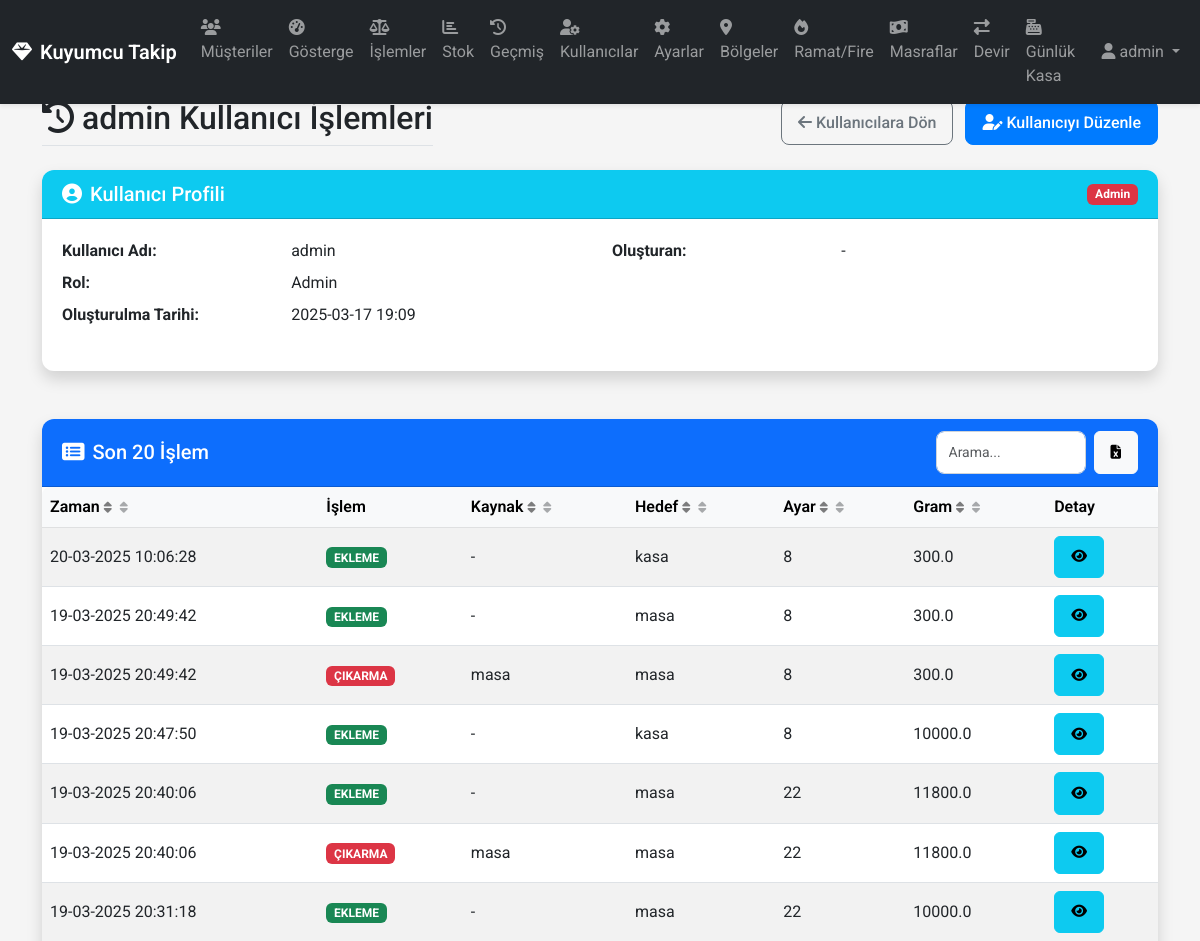
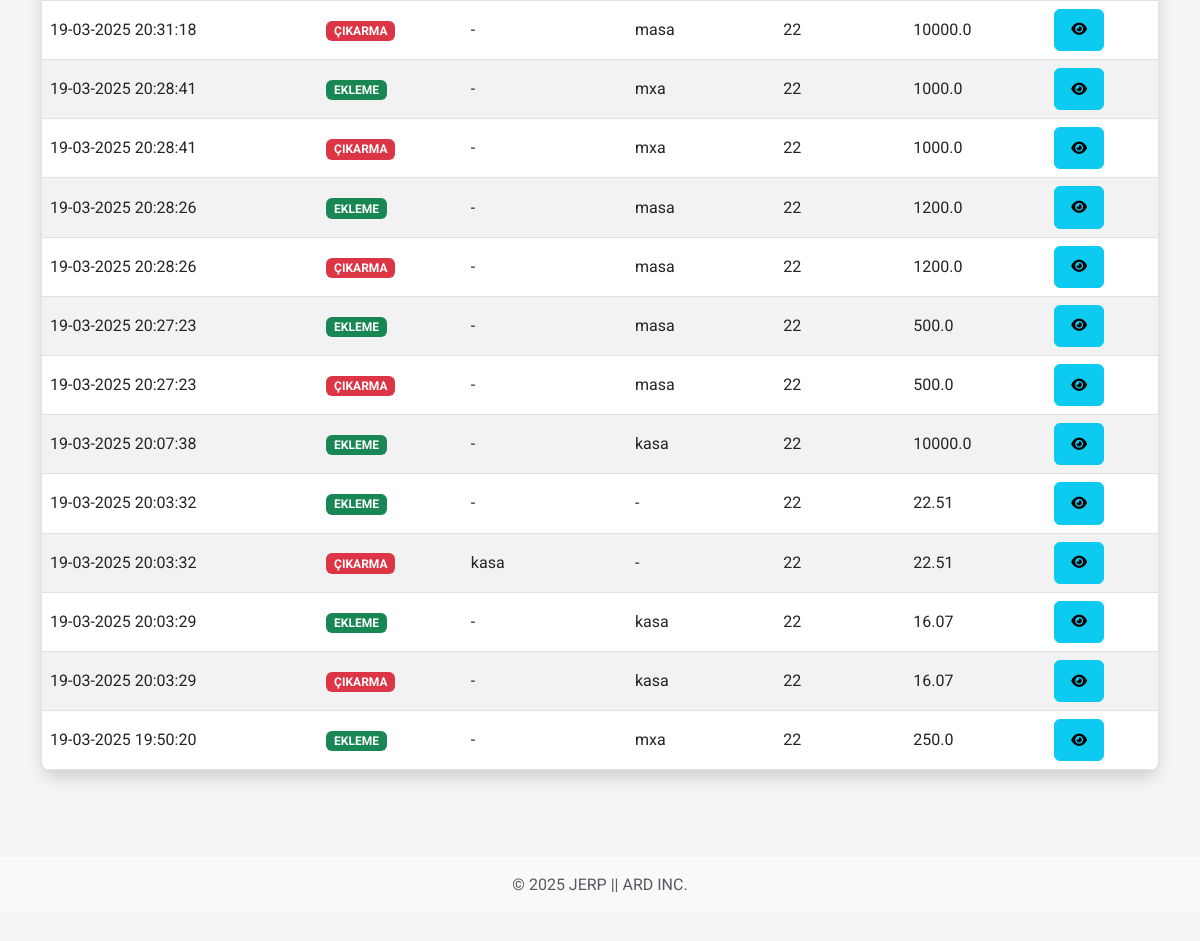
Page /users/1/operations (signed in) on the committed database (2 pictures, top to bottom).
### app/models/database.py (models this page shows, shortened)
class User(db.Model, UserMixin):
    __tablename__ = 'users'
    id = db.Column(db.Integer, primary_key=True)
    username = db.Column(db.String(64), unique=True, nullable=False)
    password_hash = db.Column(db.String(128), nullable=False)
    is_admin = db.Column(db.Boolean, default=False)
    role = db.Column(db.String(20), default='staff')
    created_by_id = db.Column(db.Integer, db.ForeignKey('users.id'))
    created_at = db.Column(db.DateTime, default=datetime.utcnow)
    created_by = db.relationship('User', remote_side=[id], backref=db.backref('created_users', lazy='dynamic'))
    def has_role(self, role):
        if self.is_admin:
            return True
        if role == 'manager' and self.role == 'manager':
            return True
        if role == 'staff' and (self.role == 'manager' or self.role == 'staff'):
            return True
        return False

class Operation(db.Model):
    __tablename__ = 'operations'
    id = db.Column(db.Integer, primary_key=True)
    timestamp = db.Column(db.DateTime, default=datetime.utcnow, nullable=False)
    operation_type = db.Column(db.String(20), nullable=False)
    user_id = db.Column(db.Integer, db.ForeignKey('users.id'))
    source_region_id = db.Column(db.Integer, db.ForeignKey('regions.id'))
    target_region_id = db.Column(db.Integer, db.ForeignKey('regions.id'))
    setting_id = db.Column(db.Integer, db.ForeignKey('settings.id'), nullable=False)
    gram = db.Column(db.Float, nullable=False)
    source_region = db.relationship('Region', foreign_keys=[source_region_id])
    target_region = db.relationship('Region', foreign_keys=[target_region_id])
    setting = db.relationship('Setting')
    user = db.relationship('User', backref=db.backref('operations', lazy='dynamic'))

class Region(db.Model):
    __tablename__ = 'regions'
    id = db.Column(db.Integer, primary_key=True)
    name = db.Column(db.String(20), unique=True, nullable=False)
    is_active = db.Column(db.Boolean, default=True)  # Bölgenin aktif/silindi durumu
    is_default = db.Column(db.Boolean, default=False)  # Varsayılan bölge mi?
    created_at = db.Column(db.DateTime, default=datetime.utcnow)

class Setting(db.Model):
    __tablename__ = 'settings'
    id = db.Column(db.Integer, primary_key=True)
    name = db.Column(db.String(10), unique=True, nullable=False)
    purity_per_thousand = db.Column(db.Integer, nullable=False, default=916)  # Varsayılan değer 22 ayar için

### app/routes/views.py (the view)
@main_bp.route('/users/<int:user_id>/operations')
@login_required
def user_operations(user_id):
    user = User.query.get_or_404(user_id)
    if not current_user.has_role('manager') and current_user.id != user_id:
        flash('Bu sayfaya erişim yetkiniz yok!', 'danger')
        return redirect(url_for('main.dashboard'))
    operations = Operation.query.filter_by(user_id=user_id).order_by(Operation.timestamp.desc()).limit(20).all()
    return render_template('user_operations.html', user=user, operations=operations)

### app/templates/user_operations.html (shortened to what this page needs)
{% extends 'base.html' %}
{% block content %}
<div class="row mb-4">
    <div class="col">
        <div class="d-flex justify-content-between align-items-center flex-wrap">
            <h2 class="border-bottom pb-2 mb-0">
                <i class="fas fa-history me-2"></i>{{ user.username }} Kullanıcı İşlemleri
            </h2>
            <div class="mt-2 mt-md-0">
                <a href="{{ url_for('main.users') }}" class="btn btn-outline-secondary me-2">
                    <i class="fas fa-arrow-left me-1"></i><span class="d-none d-md-inline-block">Kullanıcılara Dön</span>
                </a>
                <a href="{{ url_for('main.edit_user', user_id=user.id) }}" class="btn btn-primary">
                    <i class="fas fa-user-edit me-1"></i><span class="d-none d-md-inline-block">Kullanıcıyı Düzenle</span>
                </a>
            </div>
        </div>
    </div>
</div>
<div class="row mb-4">
    <div class="col-12">
        <div class="card shadow">
            <div class="card-header bg-info text-white d-flex justify-content-between align-items-center">
                <h5 class="mb-0">
                    <i class="fas fa-user-circle me-2"></i>Kullanıcı Profili
                </h5>
                <span class="badge {% if user.is_admin %}bg-danger{% elif user.role == 'manager' %}bg-warning text-dark{% else %}bg-primary{% endif %}">
                    {% if user.is_admin %}Admin{% elif user.role == 'manager' %}Yönetici{% else %}Görevli{% endif %}
                </span>
            </div>
            <div class="card-body">
                <div class="row">
                    <div class="col-md-6">
                        <dl class="row">
                            <dt class="col-sm-5">Kullanıcı Adı:</dt>
                            <dd class="col-sm-7">{{ user.username }}</dd>
                            <dt class="col-sm-5">Rol:</dt>
                            <dd class="col-sm-7">
                                {% if user.is_admin %}Admin{% elif user.role == 'manager' %}Yönetici{% else %}Görevli{% endif %}
                            </dd>
                            <dt class="col-sm-5">Oluşturulma Tarihi:</dt>
                            <dd class="col-sm-7">{{ user.created_at.strftime('%Y-%m-%d %H:%M') if user.created_at else "-" }}</dd>
                        </dl>
                    </div>
                    <div class="col-md-6">
                        <dl class="row">
                            <dt class="col-sm-5">Oluşturan:</dt>
                            <dd class="col-sm-7">{{ user.created_by.username if user.created_by else '-' }}</dd>
                        </dl>
                    </div>
                </div>
            </div>
        </div>
    </div>
</div>
<div class="row">
    <div class="col-12">
        <div class="card shadow">
            <div class="card-header bg-primary text-white d-flex justify-content-between align-items-center">
                <h5 class="mb-0">
                    <i class="fas fa-list-alt me-2"></i>Son 20 İşlem
                </h5>
                <div class="d-flex align-items-center">
                    <input type="text" class="form-control form-control-sm me-2"
                           id="table-search"
                           placeholder="Arama..."
                           style="width: 150px;">
                    <button id="btn-export" class="btn btn-sm btn-light" title="Excel'e Aktar">
                        <i class="fas fa-file-excel"></i>
                    </button>
                </div>
            </div>
            <div class="card-body p-0">
                <div class="table-responsive">
                    <table class="table table-hover table-striped mb-0 table-sortable" id="operations-table">
                        <thead class="table-light">
                            <tr>
                                <th class="sortable" data-sort="date">Zaman <i class="fas fa-sort"></i></th>
                                <th>İşlem</th>
                                <th class="sortable" data-sort="source">Kaynak <i class="fas fa-sort"></i></th>
                                <th class="sortable" data-sort="target">Hedef <i class="fas fa-sort"></i></th>
                                <th class="sortable" data-sort="setting">Ayar <i class="fas fa-sort"></i></th>
                                <th class="sortable" data-sort="gram">Gram <i class="fas fa-sort"></i></th>
                                <th>Detay</th>
                            </tr>
                        </thead>
                        <tbody>
                            {% for operation in operations %}
                            <tr>
                                <td data-label="Zaman">{{ operation.timestamp.strftime('%d-%m-%Y %H:%M:%S') }}</td>
                                <td data-label="İşlem">
                                    <span class="badge {% if operation.operation_type == 'ADD' %}bg-success{% else %}bg-danger{% endif %}">
                                        {{ 'EKLEME' if operation.operation_type == 'ADD' else 'ÇIKARMA' }}
                                    </span>
                                </td>
                                <td data-label="Kaynak">{{ operation.source_region.name if operation.source_region else "-" }}</td>
                                <td data-label="Hedef">{{ operation.target_region.name if operation.target_region else "-" }}</td>
                                <td data-label="Ayar">{{ operation.setting.name }}</td>
                                <td data-label="Gram">{{ operation.gram }}</td>
                                <td data-label="Detay">
                                    <button class="btn btn-sm btn-info show-details"
                                            data-bs-toggle="modal"
                                            data-bs-target="#operationDetailModal"
                                            data-time="{{ operation.timestamp.strftime('%d-%m-%Y %H:%M:%S') }}"
                                            data-operation="{{ 'Ekleme' if operation.operation_type == 'ADD' else 'Çıkarma' }}"
                                            data-source="{{ operation.source_region.name if operation.source_region else '-' }}"
                                            data-target="{{ operation.target_region.name if operation.target_region else '-' }}"
                                            data-setting="{{ operation.setting.name }}"
                                            data-gram="{{ operation.gram }}">
                                        <i class="fas fa-eye"></i>
                                    </button>
                                </td>
                            </tr>
                            {% endfor %}
                        </tbody>
                    </table>
                </div>
            </div>
        </div>
    </div>
</div>
{% endblock %}

### app/templates/base.html (shortened to what this page needs)
<!DOCTYPE html>
<html lang="tr">
<head>
    <link href="https://cdn.jsdelivr.net/npm/bootstrap@5.3.0/dist/css/bootstrap.min.css" rel="stylesheet">
    <link rel="stylesheet" href="https://cdnjs.cloudflare.com/ajax/libs/font-awesome/6.4.0/css/all.min.css">
    <link rel="stylesheet" href="{{ url_for('static', filename='css/style.css') }}">
    <link rel="stylesheet" href="{{ url_for('static', filename='css/mobile.css') }}">
</head>
<body>
    {% if current_user.is_authenticated %}
    <nav class="navbar navbar-expand-lg navbar-dark bg-dark fixed-top">
        <div class="container-fluid">
            <a class="navbar-brand d-flex align-items-center" href="{{ url_for('main.dashboard') }}">
                <i class="fas fa-gem me-2"></i>Kuyumcu Takip
            </a>
            <div class="collapse navbar-collapse" id="navbarNav">
                <ul class="navbar-nav me-auto">
                    <li class="nav-item">
                        <a class="nav-link {% if request.endpoint == 'main.customers' %}active{% endif %}" href="{{ url_for('main.customers') }}">
                            <i class="fas fa-users nav-icon"></i>
                            <span class="nav-text">Müşteriler</span>
                        </a>
                    </li>
                    <li class="nav-item">
                        <a class="nav-link {% if request.endpoint == 'main.dashboard' %}active{% endif %}" href="{{ url_for('main.dashboard') }}">
                            <i class="fas fa-tachometer-alt nav-icon"></i>
                            <span class="nav-text">Gösterge</span>
                        </a>
                    </li>
                    <li class="nav-item">
                        <a class="nav-link {% if request.endpoint == 'main.operations' %}active{% endif %}" href="{{ url_for('main.operations') }}">
                            <i class="fas fa-balance-scale nav-icon"></i>
                            <span class="nav-text">İşlemler</span>
                        </a>
                    </li>
                    <li class="nav-item">
                        <a class="nav-link {% if request.endpoint == 'main.stock' %}active{% endif %}" href="{{ url_for('main.stock') }}">
                            <i class="fas fa-chart-bar nav-icon"></i>
                            <span class="nav-text">Stok</span>
                        </a>
                    </li>
                    <li class="nav-item">
                        <a class="nav-link {% if request.endpoint == 'main.history' %}active{% endif %}" href="{{ url_for('main.history') }}">
                            <i class="fas fa-history nav-icon"></i>
                            <span class="nav-text">Geçmiş</span>
                        </a>
                    </li>
                    {% if current_user.has_role('manager') %}
                    <li class="nav-item">
                        <a class="nav-link {% if request.endpoint == 'main.users' %}active{% endif %}" href="{{ url_for('main.users') }}">
                            <i class="fas fa-user-cog nav-icon"></i>
                            <span class="nav-text">Kullanıcılar</span>
                        </a>
                    </li>
                    {% endif %}
                    {% if current_user.is_admin %}
                    <li class="nav-item">
                        <a class="nav-link {% if request.endpoint == 'main.settings' %}active{% endif %}" href="{{ url_for('main.settings') }}">
                            <i class="fas fa-cog nav-icon"></i>
                            <span class="nav-text">Ayarlar</span>
                        </a>
                    </li>
                    {% endif %}
                    <li class="nav-item">
                        <a class="nav-link {% if request.endpoint == 'main.regions' %}active{% endif %}" href="{{ url_for('main.manage_regions') }}">
                            <i class="fas fa-map-marker-alt nav-icon"></i>
                            <span class="nav-text">Bölgeler</span>
                        </a>
                    </li>
                    <li class="nav-item">
                        <a class="nav-link {% if request.endpoint == 'main.ramat' or request.endpoint == 'main.fires' %}active{% endif %}" href="{{ url_for('main.ramat') }}">
                            <i class="fas fa-fire nav-icon"></i>
                            <span class="nav-text">Ramat/Fire</span>
                        </a>
                    </li>
                    <li class="nav-item">
                        <a class="nav-link {% if request.endpoint == 'main.expenses' %}active{% endif %}" href="{{ url_for('main.expenses') }}">
                            <i class="fas fa-money-bill-wave nav-icon"></i>
                            <span class="nav-text">Masraflar</span>
                        </a>
                    </li>
                    <li class="nav-item">
                        <a class="nav-link {% if request.endpoint == 'main.transfers' or request.endpoint == 'main.new_transfer' %}active{% endif %}" href="{{ url_for('main.transfers') }}">
                            <i class="fas fa-exchange-alt nav-icon"></i>
                            <span class="nav-text">Devir</span>
                        </a>
                    </li>
                    <li class="nav-item">
                        <a class="nav-link {% if request.endpoint == 'main.daily_vault' or request.endpoint == 'main.daily_vault_history' %}active{% endif %}" href="{{ url_for('main.daily_vault') }}">
                            <i class="fas fa-cash-register nav-icon"></i>
                            <span class="nav-text">Günlük Kasa</span>
                        </a>
                    </li>
                </ul>
                <div class="navbar-nav d-flex align-items-center">
                    <div class="nav-item dropdown">
                        <a class="nav-link dropdown-toggle" href="#" id="navbarDropdown" role="button" data-bs-toggle="dropdown">
                            <i class="fas fa-user me-1"></i><span class="username-text">{{ current_user.username }}</span>
                        </a>
                    </div>
                </div>
            </div>
        </div>
    </nav>
    {% endif %}
    <div class="container main-container mt-4 mb-5">
        {% block content %}{% endblock %}
    </div>
    <footer class="footer py-3 bg-light">
        <div class="container text-center">
            <span class="text-muted">© 2025 JERP || ARD INC. </span>
        </div>
    </footer>
</body>
</html>

### rows in the picture
User: username "admin", created_at "2025-03-17 19:09"
Operation: timestamp "20-03-2025 10:06:28", operation_type "EKLEME", source_region "-", target_region "kasa", setting.name "8", gram "300.0"
Operation: timestamp "19-03-2025 20:49:42", operation_type "EKLEME", source_region "-", target_region "masa", setting.name "8", gram "300.0"
Operation: timestamp "19-03-2025 20:49:42", operation_type "ÇIKARMA", source_region "masa", target_region "masa", setting.name "8", gram "300.0"
Operation: timestamp "19-03-2025 20:47:50", operation_type "EKLEME", source_region "-", target_region "kasa", setting.name "8", gram "10000.0"
Operation: timestamp "19-03-2025 20:40:06", operation_type "EKLEME", source_region "-", target_region "masa", setting.name "22", gram "11800.0"
Operation: timestamp "19-03-2025 20:40:06", operation_type "ÇIKARMA", source_region "masa", target_region "masa", setting.name "22", gram "11800.0"
Operation: timestamp "19-03-2025 20:31:18", operation_type "EKLEME", source_region "-", target_region "masa", setting.name "22", gram "10000.0"
Operation: timestamp "19-03-2025 20:31:18", operation_type "ÇIKARMA", source_region "-", target_region "masa", setting.name "22", gram "10000.0"
Operation: timestamp "19-03-2025 20:28:41", operation_type "EKLEME", source_region "-", target_region "mxa", setting.name "22", gram "1000.0"
Operation: timestamp "19-03-2025 20:28:41", operation_type "ÇIKARMA", source_region "-", target_region "mxa", setting.name "22", gram "1000.0"
Operation: timestamp "19-03-2025 20:28:26", operation_type "EKLEME", source_region "-", target_region "masa", setting.name "22", gram "1200.0"
Operation: timestamp "19-03-2025 20:28:26", operation_type "ÇIKARMA", source_region "-", target_region "masa", setting.name "22", gram "1200.0"
Operation: timestamp "19-03-2025 20:27:23", operation_type "EKLEME", source_region "-", target_region "masa", setting.name "22", gram "500.0"
Operation: timestamp "19-03-2025 20:27:23", operation_type "ÇIKARMA", source_region "-", target_region "masa", setting.name "22", gram "500.0"
Operation: timestamp "19-03-2025 20:07:38", operation_type "EKLEME", source_region "-", target_region "kasa", setting.name "22", gram "10000.0"
Operation: timestamp "19-03-2025 20:03:32", operation_type "EKLEME", source_region "-", target_region "-", setting.name "22", gram "22.51"
Operation: timestamp "19-03-2025 20:03:32", operation_type "ÇIKARMA", source_region "kasa", target_region "-", setting.name "22", gram "22.51"
Operation: timestamp "19-03-2025 20:03:29", operation_type "EKLEME", source_region "-", target_region "kasa", setting.name "22", gram "16.07"
Operation: timestamp "19-03-2025 20:03:29", operation_type "ÇIKARMA", source_region "-", target_region "kasa", setting.name "22", gram "16.07"
Operation: timestamp "19-03-2025 19:50:20", operation_type "EKLEME", source_region "-", target_region "mxa", setting.name "22", gram "250.0"

### other values in the picture
{{ user.created_by.username if user.created_by else '-' }} "-"
